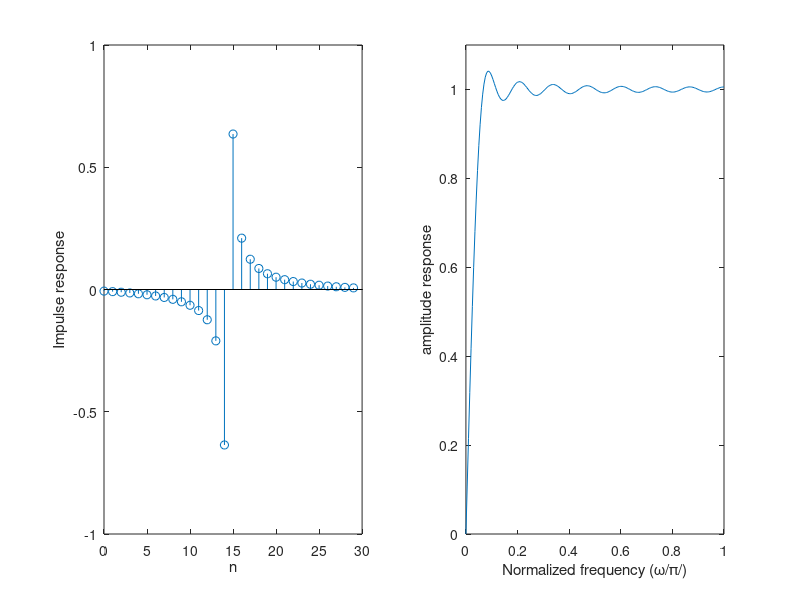

The MATLAB source for this figure:
%
% Design of case 4 ¢Öilbert_transformers
% 
clear;
clc;
% 
N   = 30;
wp1 = 0.05*pi;
%
NH=N/2;
%
P = zeros(NH,1);
Q = zeros(NH,NH);
for i = 1:NH
    P(i) = 2*cos((i-0.5)*wp1)/(i-0.5);    
    for j = 1:NH
        if i == j
            Q(i, j) = 0.5*(pi-wp1)+0.5*sin((i+j-1)*wp1)/(i+j-1);            
        else
            Q(i, j) = 0.5*sin((i+j-1)*wp1)/(i+j-1)-0.5*sin((i-j)*wp1)/(i-j) ;              
        end
    end   
end    
A = -0.5*inv(Q)*P;
%
%
h = zeros(N,1);
h(1:NH)   = 0.5*A(NH:-1:1);
h(NH+1:N) = -0.5*A;
%
%
subplot(1,2,1);
stem(0:N-1,h);
xlabel('n');
ylabel('Impulse response');
%
%
subplot(1,2,2);
AR = abs(freqz(h,1,0:pi/200:pi));
plot(0:1/200:1,AR);
axis([0,1,0,1.1]);
xlabel('Normalized frequency (\omega/\pi/)');
ylabel('amplitude response');
%
%
